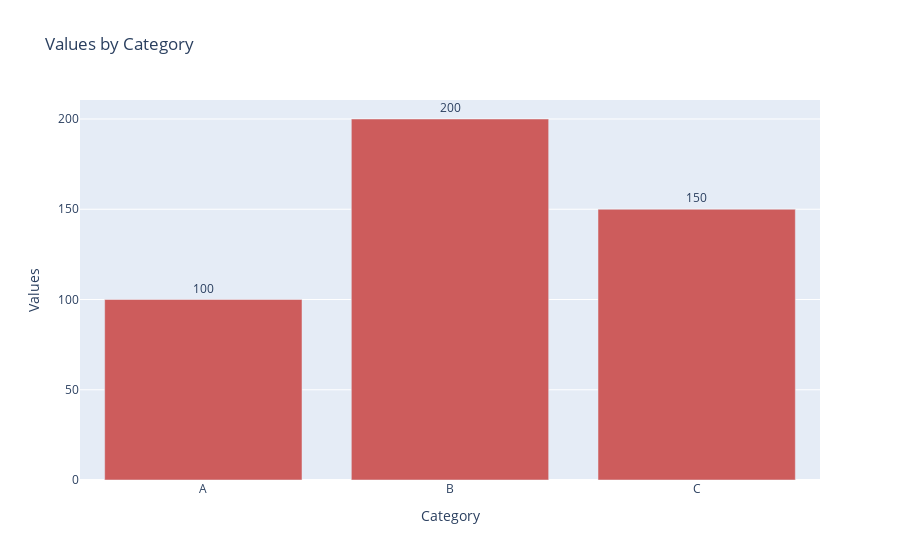

The code cell stored with this chart in its notebook:
### Markdown cell above
## plot_bar ( categorical and Numeric) 1 plot

### Code cell
a = {
    'Category': ['A', 'B', 'C'],
    'Values': [100, 200, 150]
}
df = pd.DataFrame(a)

from mlproject.utils.common import plot_bar

plot_bar(df, 'Category', 'Values')

### Figure 1 — Plotly figure (JSON) as saved in the notebook; plotly's stock layout.template omitted (floating-point values rounded to 4 significant figures)
{"data": [{"alignmentgroup": "True", "hovertemplate": "Category=%{x}<br>Values=%{y}<extra></extra>", "legendgroup": "", "marker": {"color": "indianred", "pattern": {"shape": ""}}, "name": "", "offsetgroup": "", "orientation": "v", "showlegend": false, "text": [100, 200, 150], "textposition": "outside", "type": "bar", "x": ["A", "B", "C"], "xaxis": "x", "y": [100, 200, 150], "yaxis": "y"}], "layout": {"barmode": "relative", "legend": {"tracegroupgap": 0}, "title": {"text": "Values by Category"}, "xaxis": {"anchor": "y", "domain": [0, 1], "title": {"text": "Category"}}, "yaxis": {"anchor": "x", "domain": [0, 1], "title": {"text": "Values"}}}}
